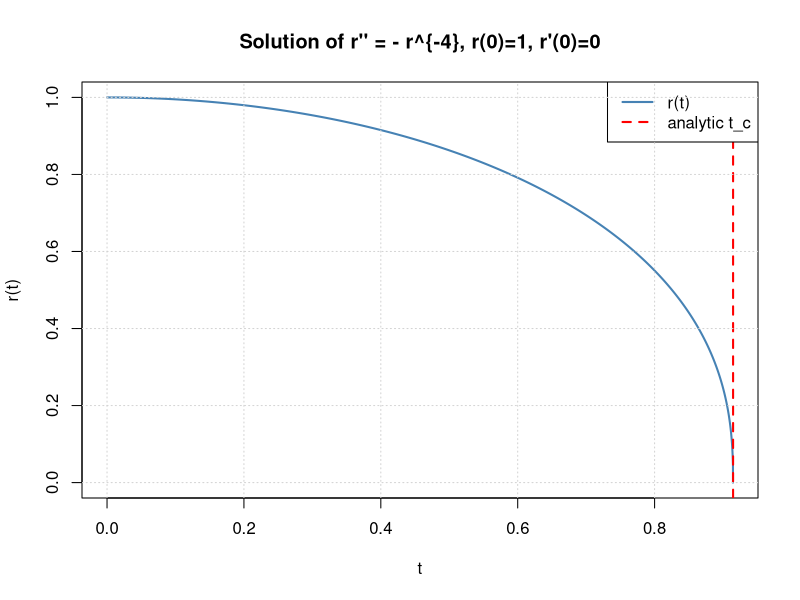
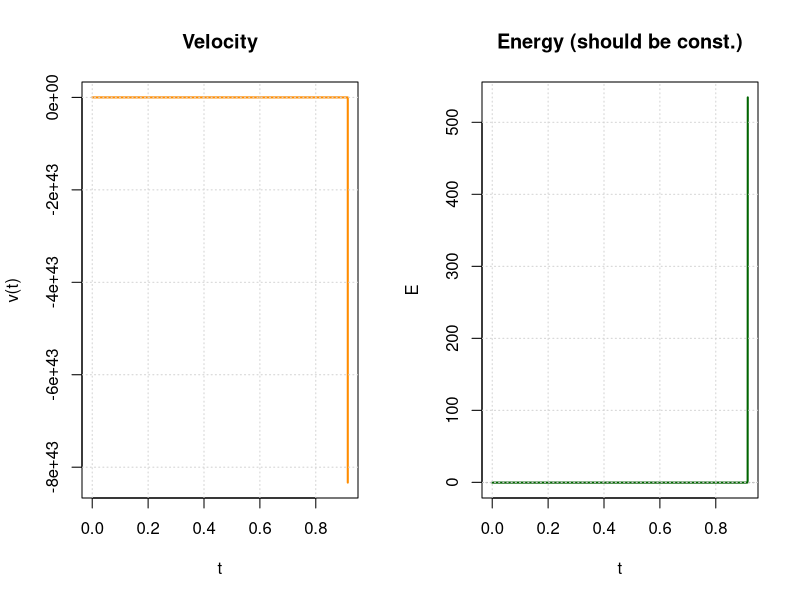
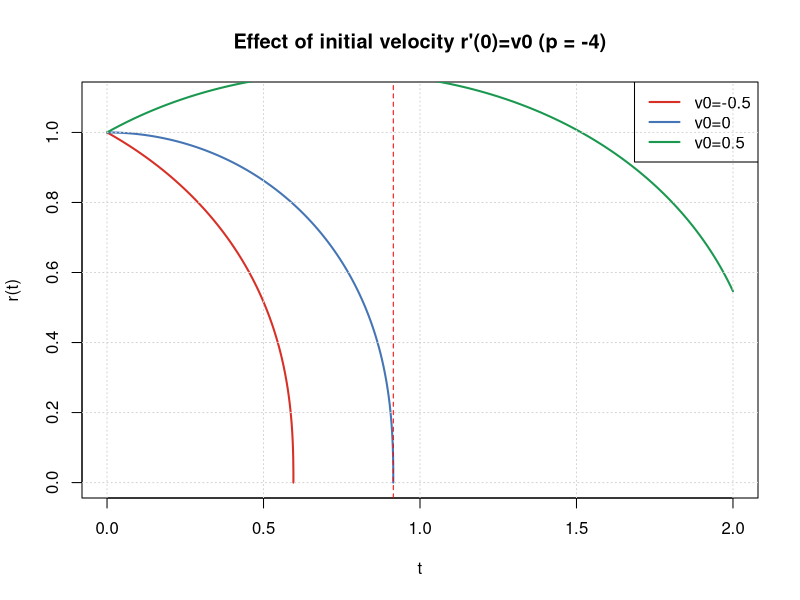
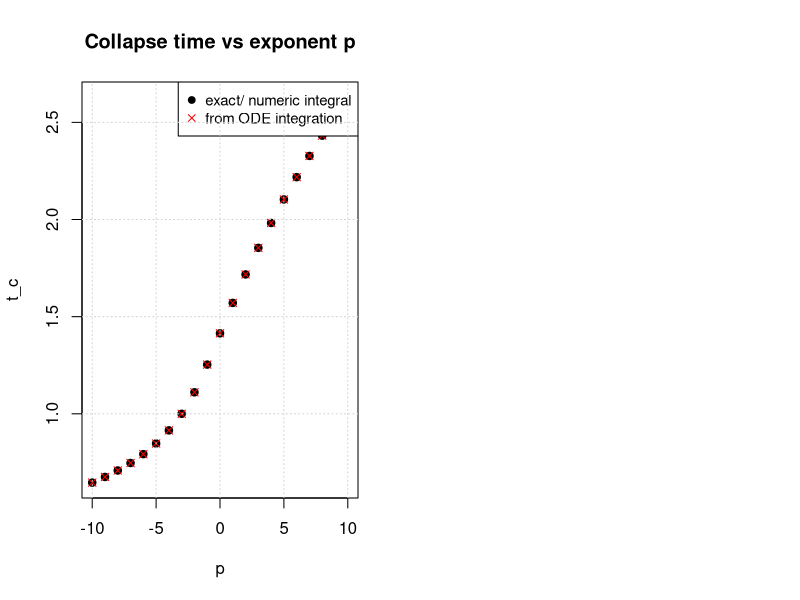
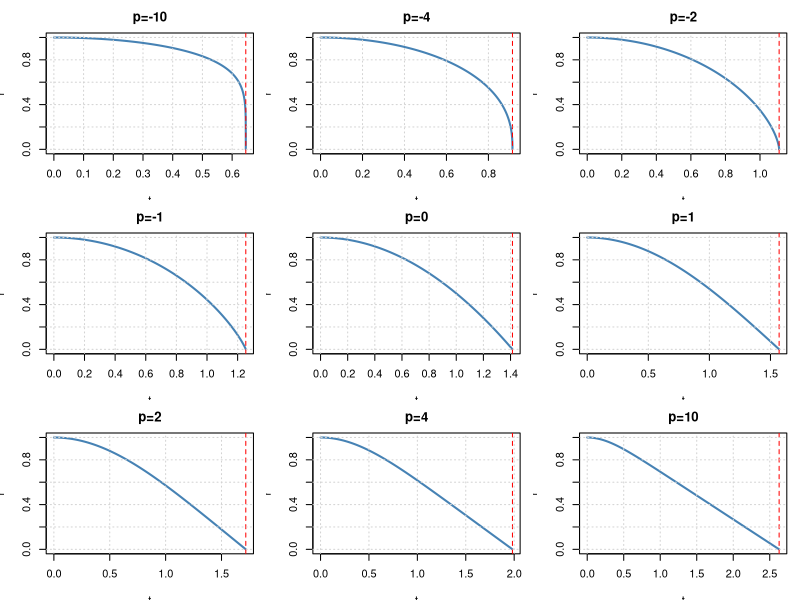

Recreate these plots in R, in order.
## ---- chunk 1
knitr::opts_chunk$set(echo = TRUE, fig.width = 10, fig.height = 6)
## ---- chunk 2
# Potential and energy for general p
potential_U <- function(r, p) {
	if (p == -1) return(log(pmax(abs(r), 1e-16)))
	return(r^(p+1) / (p+1))
}

energy_of <- function(r, v, p) 0.5*v^2 + potential_U(r, p)

# Acceleration for general p; avoid singular evals when p<0 near r<=0
accel <- function(r, p) {
	if (p < 0) {
		rpos <- max(r, 1e-12)
		return(- rpos^p)
	} else {
		return(- (r^p))
	}
}

# RK4 step with general p
rk4_step <- function(y, dt, p) {
	r <- y[1]; v <- y[2]
	k1 <- c(v, accel(r, p))

	y2 <- y + 0.5*dt*k1
	r2 <- y2[1]; v2 <- y2[2]
	k2 <- c(v2, accel(r2, p))

	y3 <- y + 0.5*dt*k2
	r3 <- y3[1]; v3 <- y3[2]
	k3 <- c(v3, accel(r3, p))

	y4 <- y + dt*k3
	r4 <- y4[1]; v4 <- y4[2]
	k4 <- c(v4, accel(r4, p))

	y + dt*(k1 + 2*k2 + 2*k3 + k4)/6
}

simulate_ode <- function(p = -4, v0 = 0, dt = 1e-3, t_max = 2, eps = 1e-6) {
	stopifnot(round(p) == p)  # integer p expected
	y <- c(r = 1.0, v = v0)
	t <- 0.0
	ts <- c(t); rs <- c(y[1]); vs <- c(y[2])

	n_steps <- ceiling(t_max/dt)
	for (i in 1:n_steps) {
		y_new <- rk4_step(y, dt, p)
		t <- t + dt

		# Stop at first zero crossing
		if (y_new[1] <= eps) {
			r_prev <- y[1]; r_curr <- y_new[1]
			t_star <- t - dt
			if (r_curr < r_prev) {
				frac <- r_prev / (r_prev - r_curr)
				t <- t_star + frac*dt
			}
			ts <- c(ts, t)
			rs <- c(rs, max(0, y_new[1]))
			vs <- c(vs, y_new[2])
			break
		}

		y <- y_new
		ts <- c(ts, t)
		rs <- c(rs, y[1])
		vs <- c(vs, y[2])
	}

	data.frame(t = ts, r = rs, v = vs)
}

# Collapse time function: closed-form when p>-1, numeric otherwise
collapse_time <- function(p) {
	if (p > -1) {
		return(sqrt(1/(2*(p+1))) * beta(1/(p+1), 1/2))
	}
	u <- function(r) if (p == -1) log(pmax(abs(r), 1e-300)) else r^(p+1)/(p+1)
	E <- u(1)
	f <- function(r) {
		r <- pmax(r, 1e-16)
		denom <- 2*(E - u(r))
		1/sqrt(pmax(denom, 1e-300))
	}
	integrate(f, lower = 0, upper = 1, rel.tol = 1e-8, subdivisions = 10000)$value
}

# Demonstration for p0 = -4
p0 <- -4
dt <- 5e-4
t_max <- 2
sol <- simulate_ode(p = p0, v0 = 0, dt = dt, t_max = t_max, eps = 1e-6)

# Energy diagnostic
energy <- energy_of(sol$r, sol$v, p0)
E0 <- energy[1]

# Collapse time (numeric for p0=-4)
t_collapse <- collapse_time(p0)
cat(sprintf("Collapse time t_c(p=%d) ≈ %.6f\n", p0, t_collapse))
## ---- chunk 3
plot(sol$t, sol$r, type = "l", lwd = 2, col = "steelblue",
		 xlab = "t", ylab = "r(t)", main = "Solution of r'' = - r^{-4}, r(0)=1, r'(0)=0")
abline(v = t_collapse, col = "red", lty = 2, lwd = 2)
legend("topright", legend = c("r(t)", "analytic t_c"),
			 col = c("steelblue", "red"), lty = c(1,2), lwd = c(2,2), bg = "white")
grid()
## ---- chunk 4
par(mfrow = c(1,2))
plot(sol$t, sol$v, type = "l", lwd = 2, col = "darkorange",
		 xlab = "t", ylab = "v(t)", main = "Velocity")
grid()

plot(sol$t, energy, type = "l", lwd = 2, col = "darkgreen",
	xlab = "t", ylab = "E", main = "Energy (should be const.)")
abline(h = E0, col = "gray40", lty = 3)
grid()
par(mfrow = c(1,1))
## ---- chunk 5
v0_vals <- c(-0.5, 0, 0.5)
cols <- c("#d73027", "#4575b4", "#1a9850")

plot(NULL, xlim = c(0, 2), ylim = c(0, 1.1),
		 xlab = "t", ylab = "r(t)", main = "Effect of initial velocity r'(0)=v0 (p = -4)")
for (i in seq_along(v0_vals)) {
	s <- simulate_ode(p = p0, v0 = v0_vals[i], dt = dt, t_max = t_max)
	lines(s$t, s$r, col = cols[i], lwd = 2)
}
abline(v = t_collapse, col = "red", lty = 2)
legend("topright", legend = paste0("v0=", v0_vals), col = cols, lwd = 2, bg = "white")
grid()
## ---- chunk 6
p_vals <- -10:10

# Collapse time (analytic for p>-1, numeric otherwise)
tc_vals <- sapply(p_vals, collapse_time)

# ODE-estimated zero-crossing times (may be slightly low for very negative p if dt too large)
tc_ode <- sapply(p_vals, function(p) {
	s <- simulate_ode(p = p, v0 = 0, dt = 2e-4, t_max = 3, eps = 1e-7)
	tail(s$t, 1)
})

par(mfrow = c(1,2))
plot(p_vals, tc_vals, pch = 19, col = "black", xlab = "p", ylab = "t_c",
		 main = "Collapse time vs exponent p")
points(p_vals, tc_ode, pch = 4, col = "red")
legend("topright", legend = c("exact/ numeric integral", "from ODE integration"),
			 pch = c(19,4), col = c("black","red"), bg = "white", cex = 0.9)
grid()

# Sample trajectories for selected p
sel_p <- c(-10, -4, -2, -1, 0, 1, 2, 4, 10)
par(mfrow = c(3,3), mar = c(3.5,3.5,2.5,1))
for (pp in sel_p) {
	s <- simulate_ode(p = pp, v0 = 0, dt = 2e-4, t_max = 3, eps = 1e-7)
	plot(s$t, s$r, type = "l", lwd = 2, col = "steelblue",
			 xlab = "t", ylab = "r", main = paste0("p=", pp))
	abline(v = collapse_time(pp), col = "red", lty = 2)
	grid()
}
par(mfrow = c(1,1))
